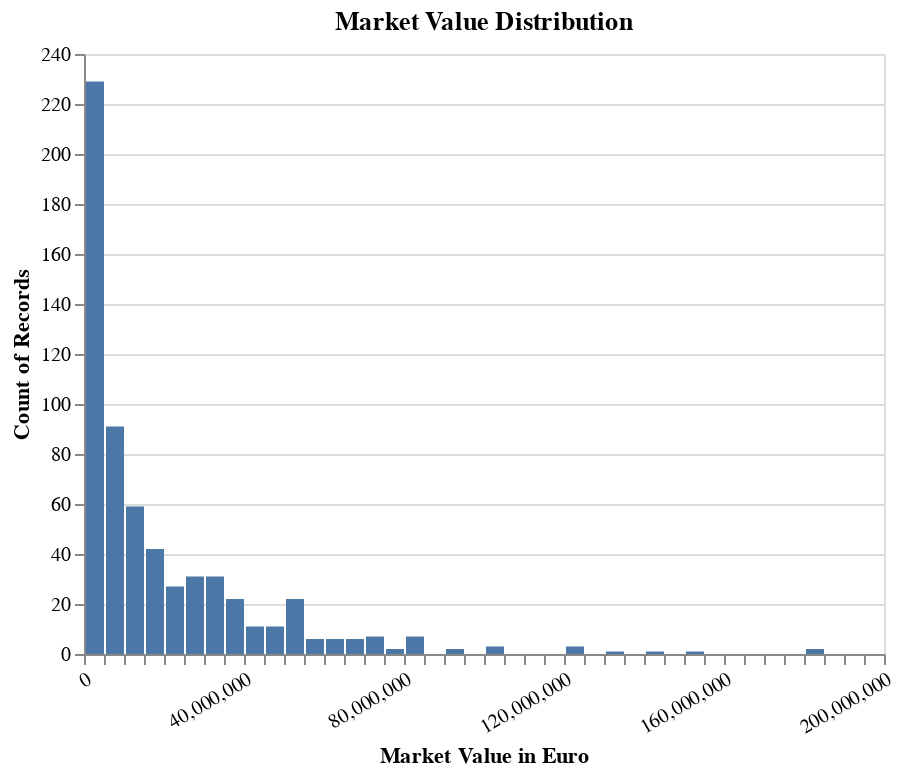

Notebook code for this chart:
### Markdown cell above
### Distribution of Market value

### Code cell
#add column that counts marker value in millions of euro


hist_full = alt.Chart(data=df).mark_bar().encode(x=alt.X("MarketValue", scale=alt.Scale(domain=[0, 200_000_000]),
                                             bin=alt.Bin(extent=[0, 200_000_000], step=5_000_000), 
                                             title="Market Value in Euro",
                                             axis=alt.Axis(labelAngle=-30)),
                                     y=alt.Y("count()", scale=alt.Scale(domain=[0, 240])),
                                     tooltip=["count()"]
                                    ).properties(width=400,
                                                 height=300,
                                                title="Market Value Distribution")

hist_full.show()

### Figure 1 — Vega-Lite specification as saved in the notebook (floating-point values rounded to 4 significant figures; data arrays with more than 128 entries replaced by an {"elided": "..."} marker saying what was removed)
{"config": {"view": {"continuousWidth": 300, "continuousHeight": 300}}, "data": {"name": "data-70da55dff0d122e072f6e9beb9815c16"}, "mark": {"type": "bar"}, "encoding": {"tooltip": [{"aggregate": "count", "type": "quantitative"}], "x": {"axis": {"labelAngle": -30}, "bin": {"extent": [0, 200000000], "step": 5000000}, "field": "MarketValue", "scale": {"domain": [0, 200000000]}, "title": "Market Value in Euro", "type": "quantitative"}, "y": {"aggregate": "count", "scale": {"domain": [0, 240]}, "type": "quantitative"}}, "height": 300, "title": "Market Value Distribution", "width": 400, "$schema": "https://vega.github.io/schema/vega-lite/v5.17.0.json", "datasets": {"data-70da55dff0d122e072f6e9beb9815c16": {"elided": "623 records"}}}
